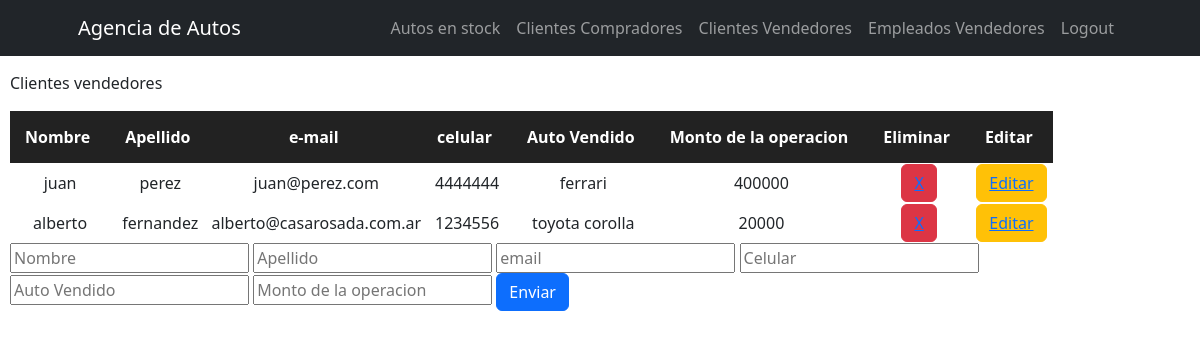
Screenshot of /setClientesVendedores/ (signed in) with the database file from the repository.
### AgenciApp/models.py (models this page shows, shortened)
class clientesVendedores(models.Model):
    nombre = models.CharField(max_length=40)
    apellido = models.CharField(max_length=40)
    email = models.EmailField()
    celular = models.IntegerField()
    autoVendido = models.CharField(max_length=40)
    montoOperacionVent = models.IntegerField()

### AgenciApp/views.py (the view)
# urls.py: path('setClientesVendedores/', setClientesVendedores, name='setClientesVendedores'),
@login_required
def setClientesVendedores(request):
    Clientes = clientesVendedores.objects.all()
    if request.method == 'POST':
        cliente = clientesVendedores(nombre=request.POST["nombre"],apellido=request.POST["apellido"],email=request.POST["email"],celular=request.POST["celular"], autoVendido=request.POST["autoVendido"], montoOperacionVent=request.POST["montoOperacionVent"])
        cliente.save()
        miFormulario = clientesVendFormulario()
        return render(request, "AgenciApp/setClientesVendedores.html", {"miFormulario":miFormulario, "Clientes":Clientes})
    else:
        miFormulario = clientesVendFormulario()
    return render(request, "AgenciApp/setClientesVendedores.html", {"miFormulario":miFormulario, "Clientes":Clientes})

### AgenciApp/forms.py
class clientesVendFormulario(forms.Form):
    nombre = forms.CharField()
    apellido = forms.CharField()
    email = forms.EmailField()
    celular = forms.IntegerField()
    autoVendido = forms.CharField(label='Auto Vendido')
    montoOperacionVent = forms.IntegerField(label='Monto Venta')

### AgenciApp/templates/AgenciApp/setClientesVendedores.html (shortened to what this page needs)
<div>
    {% extends "AgenciApp/clientesVendedores.html" %}
    {% load static %}
    {% block setClientesVendedores %}
    <form action="" method="post"> {% csrf_token %}
        <input placeholder="Nombre" type = "text" name="nombre" required>
        <input placeholder="Apellido" type = "text" name="apellido" required>
        <input placeholder="email" type = "email" name="email" required>
        <input placeholder="Celular" type = "number" name="celular" required>
        <input placeholder="Auto Vendido" type = "text" name="autoVendido" required>
        <input placeholder="Monto de la operacion" type = "number" name="montoOperacionVent" required>
        <input class="btn btn-primary" type="submit" value="Enviar">
    </form>
    {% endblock %}

### AgenciApp/templates/AgenciApp/clientesVendedores.html (shortened to what this page needs)
<div>
    {% extends "AgenciApp/inicio.html" %}
    {% load static %}
        {% block contenidoQueCambia %}
        <p>Clientes vendedores</p>
        <table class="tablaClientesVendedores">
            <tr class="tituloTablaClientesVendedores">
                <th>Nombre</th>
                <th>Apellido</th>
                <th>e-mail</th>
                <th>celular</th>
                <th>Auto Vendido</th>
                <th>Monto de la operacion</th>
                <th>Eliminar</th>
                <th>Editar</th>
            </tr>
                {% for Cliente in Clientes %}
                    <tr>
                        <td>{{Cliente.nombre}}</td>
                        <td>{{Cliente.apellido}}</td>
                        <td>{{Cliente.email}}</td>
                        <td>{{Cliente.celular}}</td>
                        <td>{{Cliente.autoVendido}}</td>
                        <td>{{Cliente.montoOperacionVent}}</td>
                        <td><button class="btn btn-danger btnEliminar"><a href="{% url 'eliminarClienteVendedor' Cliente.email %}">X</a></button></td>
                        <td><button class="btn btn-warning btnEditar"><a href="{% url 'editarClienteVendedor' Cliente.email %}">Editar</a></button></td>
                {% endfor %}
        </table>
        <div class="formSetClientesVendedores">
            {% block setClientesVendedores %}
            {% endblock %}
        </div>
        {% endblock %}

### AgenciApp/static/AgenciApp/css/AgenciAppStyle.css (style rules this page uses)
.tablaClientesVendedores { text-align: center; }
.tituloTablaClientesVendedores { background-color: rgb(34, 34, 34); color: white; padding-right: 20px !important; text-align: center !important; }
.tituloTablaClientesVendedores th { padding: 15px; text-align: center !important; padding-right: 20px !important; }

### rows the page displays
clientesVendedores: nombre "juan", apellido "perez", email "juan@perez.com", celular "4444444", autoVendido "ferrari", montoOperacionVent "400000"
clientesVendedores: nombre "alberto", apellido "fernandez", email "alberto@casarosada.com.ar", celular "1234556", autoVendido "toyota corolla", montoOperacionVent "20000"
